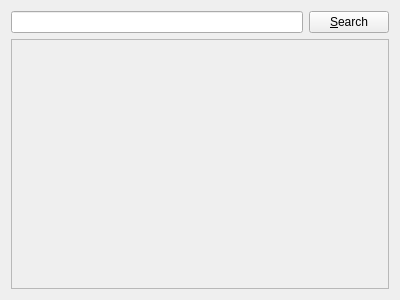
<?xml version="1.0" encoding="UTF-8"?>
<ui version="4.0">
 <class>MainWindow</class>
 <widget class="QMainWindow" name="MainWindow">
  <property name="geometry">
   <rect>
    <x>0</x>
    <y>0</y>
    <width>400</width>
    <height>300</height>
   </rect>
  </property>
  <property name="windowTitle">
   <string>SDict</string>
  </property>
  <widget class="QWidget" name="centralWidget">
   <layout class="QVBoxLayout" name="verticalLayout">
    <item>
     <layout class="QHBoxLayout" name="horizontalLayout">
      <item>
       <widget class="QLineEdit" name="wordLineEdit"/>
      </item>
      <item>
       <widget class="QPushButton" name="searchPushButton">
        <property name="text">
         <string>&amp;Search</string>
        </property>
        <property name="autoDefault">
         <bool>false</bool>
        </property>
        <property name="default">
         <bool>false</bool>
        </property>
       </widget>
      </item>
     </layout>
    </item>
    <item>
     <widget class="QScrollArea" name="resultScrollArea">
      <property name="widgetResizable">
       <bool>true</bool>
      </property>
      <widget class="QWidget" name="scrollAreaWidgetContents">
       <property name="geometry">
        <rect>
         <x>0</x>
         <y>0</y>
         <width>380</width>
         <height>249</height>
        </rect>
       </property>
      </widget>
     </widget>
    </item>
   </layout>
  </widget>
 </widget>
 <layoutdefault spacing="6" margin="11"/>
 <resources/>
 <connections/>
</ui>
